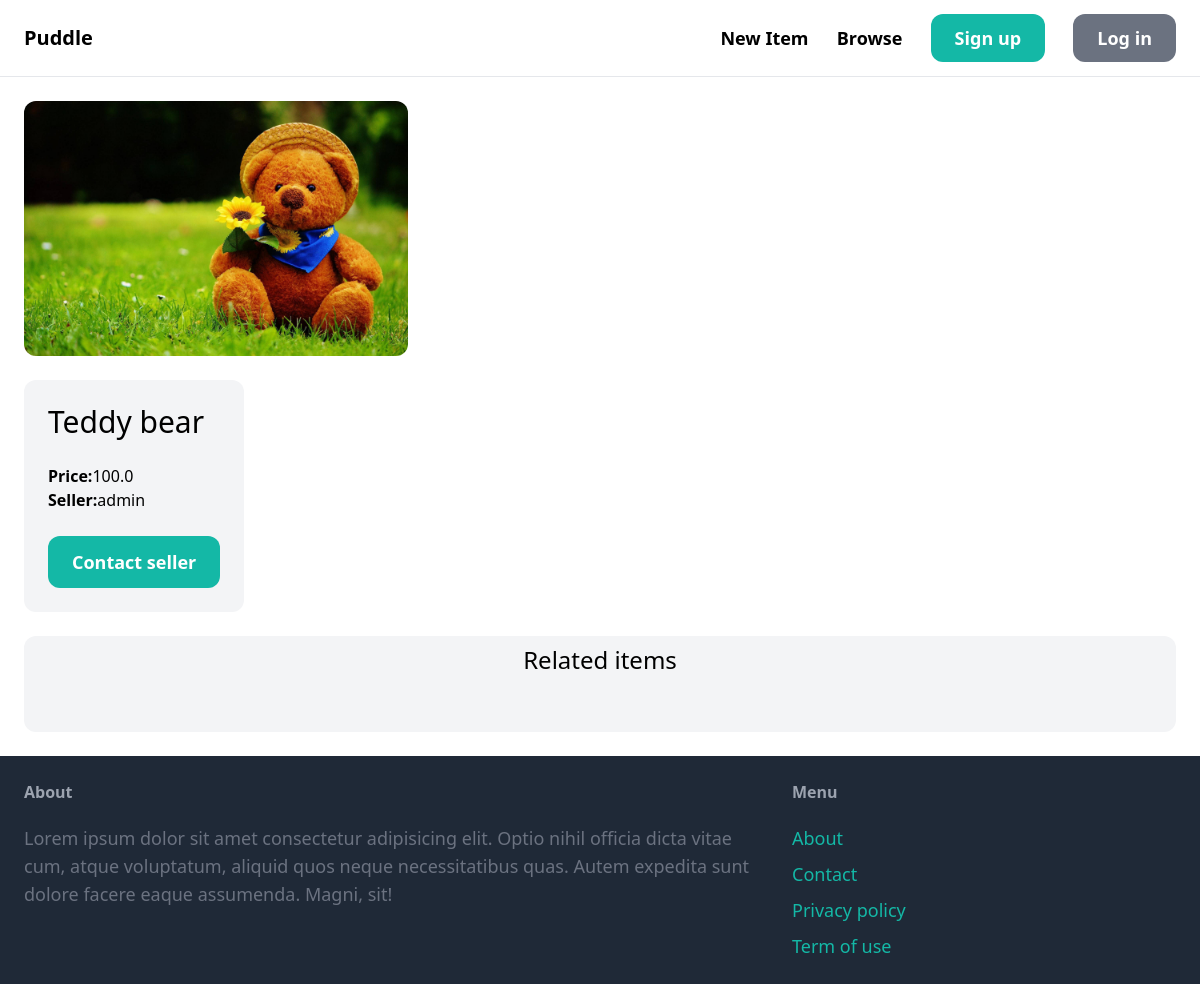
/items/1/, run on an earlier commit of the app's database.
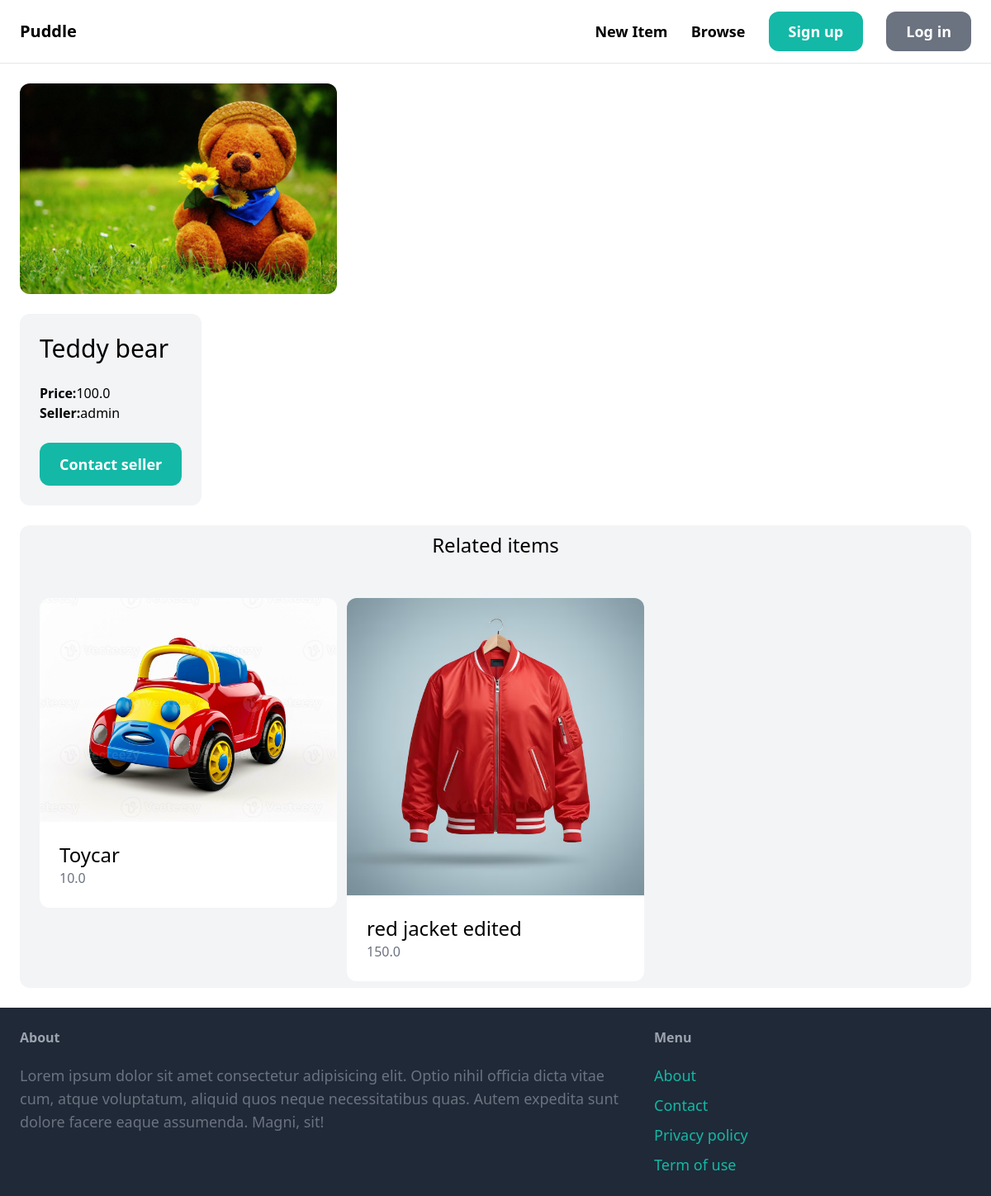
And on a later commit of the database.
### item/models.py (models this page shows, shortened)
class Item(models.Model):
    category = models.ForeignKey(Category,related_name='items', on_delete=models.CASCADE)
    name = models.CharField(max_length=255)
    description = models.TextField(blank=True, null=True)
    price = models.FloatField()
    image = models.ImageField(upload_to='item_images', blank=True, null=True)
    is_sold = models.BooleanField(default=False)
    created_by = models.ForeignKey(User,related_name='items', on_delete=models.CASCADE)
    created_at = models.DateTimeField(auto_now_add=True)

### item/views.py (the view)
# urls.py: path('<int:pk>/', views.detail, name='detail'),
def detail(request, pk):
    item = get_object_or_404(Item, pk=pk)
    related_items = Item.objects.filter(category=item.category, is_sold=False).exclude(pk=pk)[0:3]
    return render(request, 'item/detail.html', {
        'item': item,
        'related_items': related_items
    })

### item/templates/item/detail.html (shortened to what this page needs)
{% extends 'puddle_app/base.html' %}
{% block content %}
<div class="grid grid-col-5 gap-6">
    <div class="col-span-3">
        <img src="{{ item.image.url }}" alt="" class="rounded-xl w-1/3 h-auto ">
    </div>
    <div class="col-span-2 p-6 bg-gray-100 rounded-xl">
        <h1 class="mb-6 text-3xl">{{ item.name }}</h1>
        <p class="text-gry-500"><strong>Price:</strong>{{ item.price }}</p>
        <p class="text-gry-500"><strong>Seller:</strong>{{ item.created_by.username }}</p>
        {% if request.user == item.created_by %}
        <div class="mt-6 p-6 bg-white rounded-xl">
            <p>This is your item!</p>
            <a href="{% url 'item:edit' item.id %}" class="inline-block mt-6 px-6 py-3 text-lg font-semibold bg-teal-500 text-white rounded-xl">Edit</a>
            <a href="{% url 'item:delete' item.id %}" class="inline-block mt-6 px-6 py-3 text-lg font-semibold bg-red-500 text-white rounded-xl">Delete</a>
        </div>
        {% else %}
        <a href="#" class="inline-block mt-6 px-6 py-3 text-lg font-semibold bg-teal-500 text-white rounded-xl hover:bg-teal-700">Contact seller</a>
    </div>
        {% endif %}
</div>
<div class="mt-6 px-6 py-2 bg-gray-100 rounded-xl">
    <h2 class="mb-12 text-2xl text-center">Related items</h2>
    <div class="grid grid-cols-3 gap-3">
        {% for item in related_items %}
        <div>
            <a href="{% url 'item:detail' item.id %}">
                <div>
                    <img src="{{ item.image.url}}" alt="" class="rounded-t-xl ">
                </div>
                <div class="p-6 bg-white rounded-b-xl">
                    <h2 class="text-2xl">{{ item.name }}</h2>
                    <p class="text-gray-500">{{ item.price }}</p>
                </div>
            </a>
        </div>
        {% endfor %}
    </div>
</div>
{% endblock %}

What changed in the data, as far as the page shows it:
added Item: image (picture), name "Toycar", price "10.0"
added Item: image (picture), name "red jacket edited", price "150.0"
